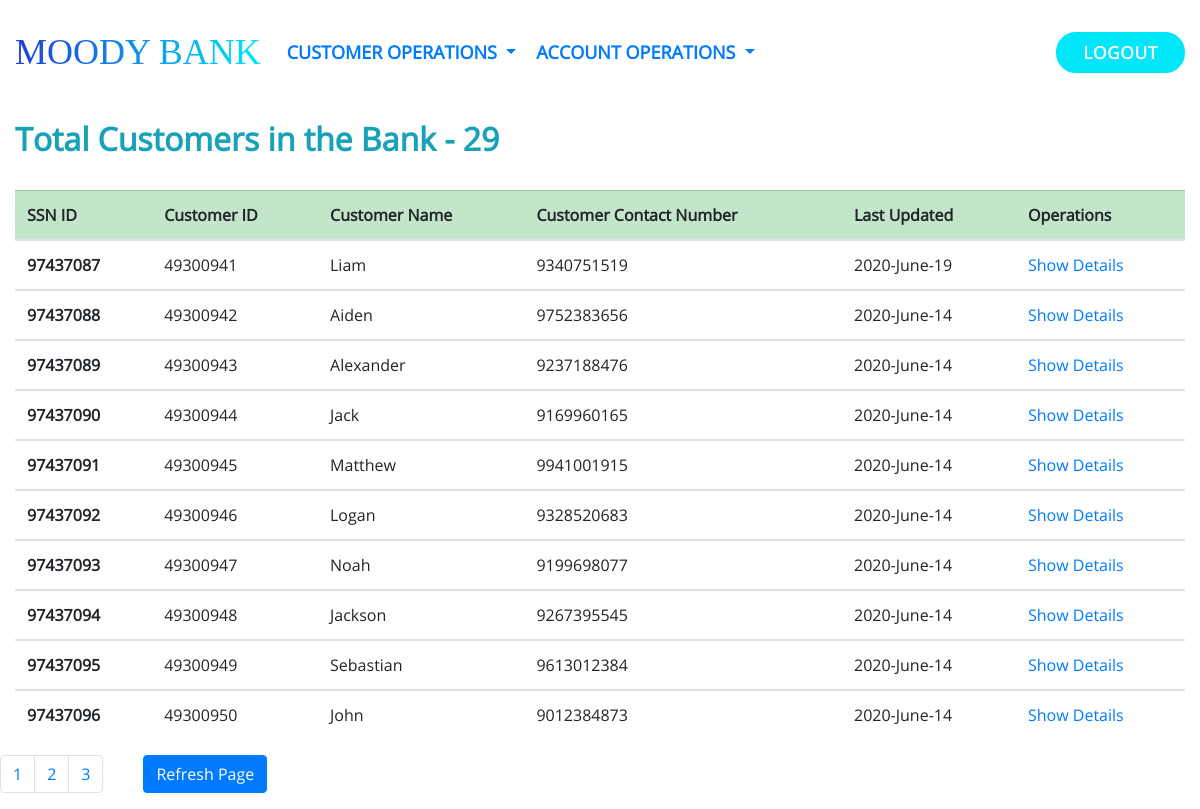
The app's page /view_customers_status (signed in) with its own data.
### application/models.py (models this page shows, shortened)
class Customer(db.Model):
	ssn = db.Column(db.Integer, primary_key=True)
	cust_id = db.Column(db.Integer, unique=True, nullable=False)
	cust_name = db.Column(db.String(20), nullable=False)
	cust_address = db.Column(db.Text, nullable=False)
	cust_contact = db.Column(db.Integer,nullable=False)
	cust_age = db.Column(db.Integer, nullable=False)
	cust_state = db.Column(db.String(20),nullable=False)
	cust_city = db.Column(db.String(30),nullable=False)
	accounts = db.relationship('Account', backref='Owner', lazy=True)
	transactions = db.relationship('Transaction', backref='Owner', lazy=True)

class Transaction(db.Model):
	transaction_id = db.Column(db.Integer, primary_key=True)
	transaction_date = db.Column(db.DateTime, nullable=False, default=d.today())
	transaction_amount = db.Column(db.Float, nullable=False)
	from_acc = db.Column(db.String(1), nullable=False)
	to_acc = db.Column(db.String(1), nullable=False)
	action = db.Column(db.String(10), nullable=False)
	cust_id = db.Column(db.Integer, db.ForeignKey('customer.cust_id'), nullable=False)

### application/routes.py (the view)
@app.route("/view_customers_status", methods=['GET', 'POST'])
def view_customers_status():
	if session.get('ROLE') != "acc_exec":
		return "Action Not Allowed"
	else:
		page = request.args.get('page', 1, type=int)
		customers = Customer.query.order_by(Customer.cust_id).paginate(page=page, per_page=10)
		return render_template("view_customers_status.html", customers=customers, title="View All Customer")

### application/templates/view_customers_status.html
{% extends 'layout.html' %}
{% block content %}
<h2 class="text-info" style="font-weight: bold;">Total Customers in the Bank - {{ customers.total }}</h2> <br/>
<table class="table table-hover ">
	<thead>
		<tr class="table-success">
			<th scope="col">SSN ID</th>
			<th scope="col">Customer ID</th>
			<th scope="col">Customer Name</th>
			<th scope="col">Customer Contact Number</th>
			<th scope="col">Last Updated</th>
			<th scope="col">Operations</th>
		</tr>
	</thead>
	{% for customer in customers.items %}
	<tbody>
		<tr>
			<th  scope="row">{{ customer.ssn }}</th>
			<td>{{ customer.cust_id }}</td>
			<td>{{ customer.cust_name }}</td>
			<td>{{ customer.cust_contact }}</td>
			<td>
			{% if not customer.transactions[-1]%}
				No Transactions
			{% else %}
				{{ customer.transactions[-1].transaction_date.strftime("%Y-%B-%d") }}
			{% endif %}
			</td>
			<td><a href="{{ url_for('show_customer_details', cust_id=customer.cust_id) }}">Show Details</a></td>
		</tr>
		{% endfor%}
	</tbody>
</table>
<nav aria-label="Page navigation">
	<div class="row">
		<ul class="pagination">
			{% for page_num in customers.iter_pages(left_edge=2, right_edge=2, left_current=1, right_current=2) %}
				{% if page_num %}
				  <li class="page-item"><a class="page-link" href="{{ url_for('view_customers_status', page=page_num)}}">{{page_num}}</a></li>
				  {% else %}
				...
				{% endif %}
			{% endfor %}
		</ul>
		<ul>
			<a href="{{ url_for('view_customers_status') }}" class="btn btn-primary">Refresh Page</a>
		</ul>
	</div>
</nav>
{% endblock content %}

### application/static/css/style1.css (style rules this page uses)
body { overflow: hidden; overflow-y: auto; font-family: "OpenSans-Regular"; }

### records on screen
Customer: ssn "97437087", cust_id "49300941", cust_name "Liam", cust_contact "9340751519", transaction_date "2020-June-19"
Customer: ssn "97437088", cust_id "49300942", cust_name "Aiden", cust_contact "9752383656", transaction_date "2020-June-14"
Customer: ssn "97437089", cust_id "49300943", cust_name "Alexander", cust_contact "9237188476", transaction_date "2020-June-14"
Customer: ssn "97437090", cust_id "49300944", cust_name "Jack", cust_contact "9169960165", transaction_date "2020-June-14"
Customer: ssn "97437091", cust_id "49300945", cust_name "Matthew", cust_contact "9941001915", transaction_date "2020-June-14"
Customer: ssn "97437092", cust_id "49300946", cust_name "Logan", cust_contact "9328520683", transaction_date "2020-June-14"
Customer: ssn "97437093", cust_id "49300947", cust_name "Noah", cust_contact "9199698077", transaction_date "2020-June-14"
Customer: ssn "97437094", cust_id "49300948", cust_name "Jackson", cust_contact "9267395545", transaction_date "2020-June-14"
Customer: ssn "97437095", cust_id "49300949", cust_name "Sebastian", cust_contact "9613012384", transaction_date "2020-June-14"
Customer: ssn "97437096", cust_id "49300950", cust_name "John", cust_contact "9012384873", transaction_date "2020-June-14"

### other values on screen
{{ customers.total }} "29"
{{ page_num }} "1" "2" "3"
